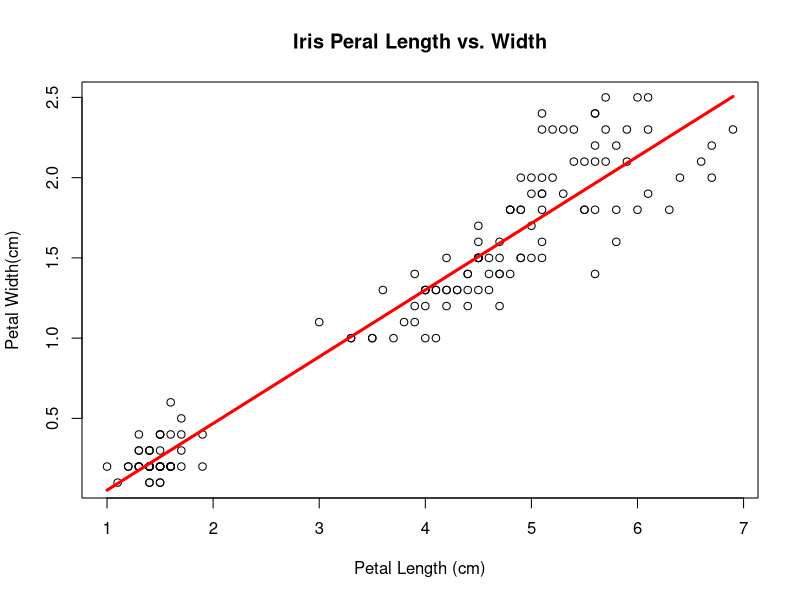

The R script that drew this image:

#load the date
data(iris)

#peak at data
head(iris)

#create a scatterplot
plot(
     x = iris$Petal.Length,
     y = iris$Petal.Width,
     main = "Iris Peral Length vs. Width",
     xlab = "Petal Length (cm)",
     ylab = "Petal Width(cm)")

#create a linear regression model
model <- lm(
            formula = Petal.Width ~ Petal.Length,
            data = iris)

#summarize the model
summary(model)

#draw a regression line on plot
lines(
      x = iris$Petal.Length,
      y = model$fitted,
      col = "red",
      lwd = 3)

#get correlation coefficient
cor(
    x = iris$Petal.Length,
    y = iris$Petal.Width)

#predict new values from the model
predict(
        object = model,
        newdata = data.frame(
        Petal.Length=c(2,5,7)))